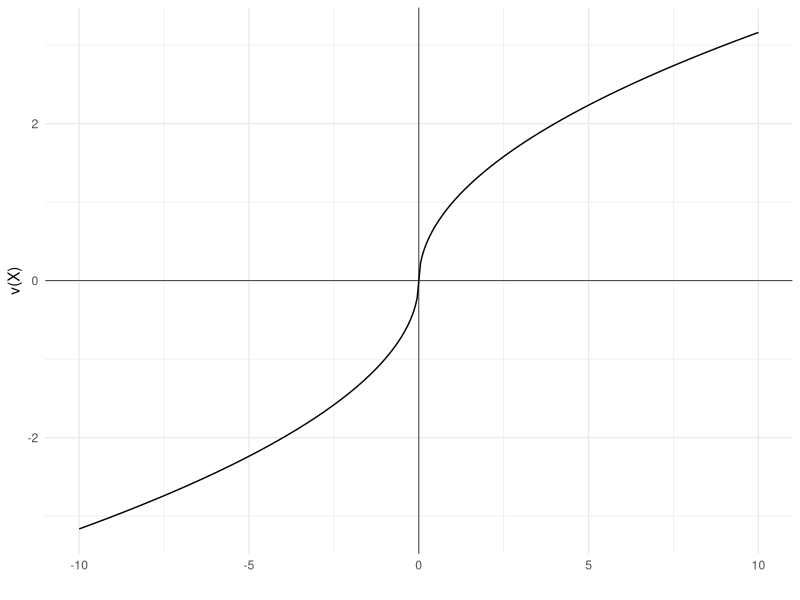
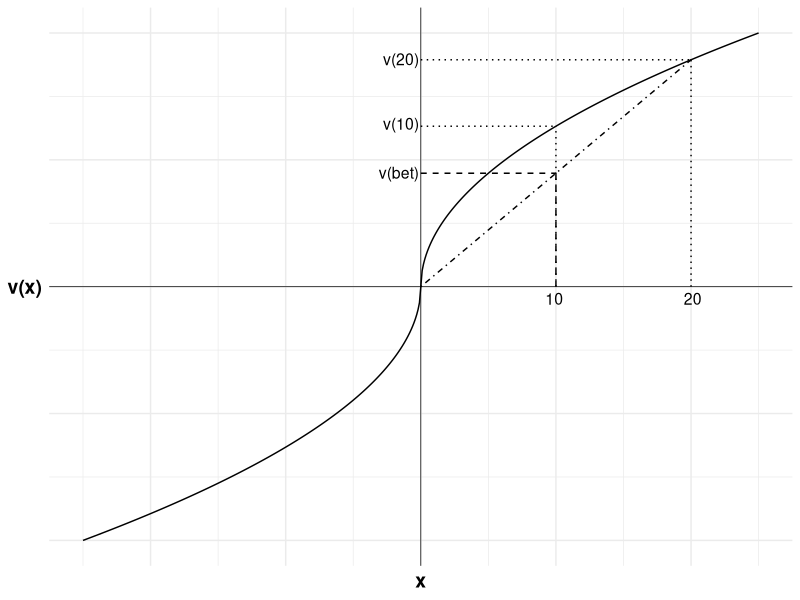
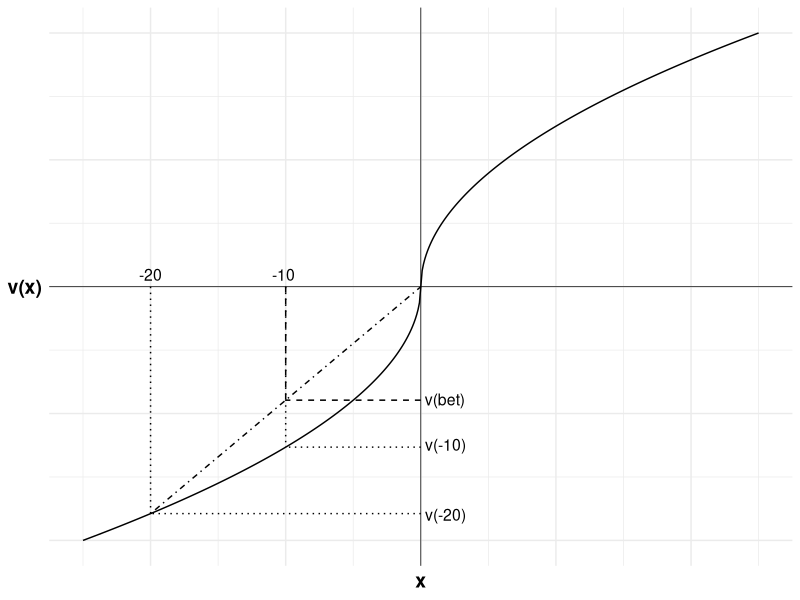

Generate these figures, in order, with R:
## ---- chunk 1
#| label: fig-reflection-effect
#| fig-cap: The reflection effect

library(ggplot2)

loss_fun <- function(x){
  -(-x)^0.5
}
gain_fun <- function(x){
  x^0.5
}

loss <- data.frame(
  x=seq(-10,0,0.05),
  y=NA
  )
loss$y <- loss_fun(loss$x)

gain <- data.frame(
  x=seq(0,10,0.05),
  y=NA
  )
gain$y <- gain_fun(gain$x)

ggplot(mapping = aes(x, y)) +
  geom_line(data = loss) +
  geom_line(data = gain) + 
  geom_vline(xintercept = 0, linewidth=0.25)+ 
  geom_hline(yintercept = 0, linewidth=0.25)+
  labs(x = "", y = "v(X)")+

  # Set the theme
  theme_minimal()
## ---- chunk 2
#| label: fig-reflection-effect-gain
#| fig-cap: The reflection effect in the gain domain

library(ggplot2)

u <- function(x){
  ifelse (x >= 0, x^0.5, -(-x)^0.5)
}

df <- data.frame(
  x = seq(-25, 25, 0.1),
  y = u(seq(-25, 25, 0.1))
)

#Variables for plot (may not match labels as not done to scale)
#Payoffs from gamble
x1<-0 #loss
x2<-20 #win
ev<-10 #expected value of gamble
xc<-10 #certain outcome
px2<-(ev-x1)/(x2-x1)

ggplot(mapping = aes(x, y)) +

  #Plot the utility curve
  geom_line(data = df) +
  geom_vline(xintercept = 0, linewidth=0.25)+ 
  geom_hline(yintercept = 0, linewidth=0.25)+
  labs(x = "x", y = "v(x)")+

  # Set the theme
  theme_minimal()+

  #remove numbers on each axis
  theme(axis.text.x = element_blank(),
            axis.text.y = element_blank(),
            axis.title=element_text(size=14,face="bold"),
            axis.title.y = element_text(angle=0, vjust=0.5))+

  #limit to y greater than zero and x greater than -8 (need -8 so space for y-axis labels)
  coord_cartesian(xlim = c(-25, 25), ylim = c(-5, 5))+

  #Add labels 10, v(10) and line to curve indicating each
  annotate("text", x = xc, y = 0, label = "10", size = 4, hjust = 0.6, vjust = 1.5)+
  annotate("segment", x = xc, y = 0, xend = xc, yend = u(xc), linewidth = 0.5, colour = "black", linetype="dotted")+
  annotate("segment", x = 0, y = u(xc), xend = xc, yend = u(xc), linewidth = 0.5, colour = "black", linetype="dotted")+
  annotate("text", x = 0, y = u(xc), label = "v(10)", size = 4, hjust = 1.05, vjust = 0.3)+

  #Add expected utility line
  annotate("segment", x = x1, xend = x2, y = u(x1), yend = u(x2), linewidth = 0.5, colour = "black", linetype="dotdash")+

  #Add labels 20, v(20) and line to curve indicating each
  annotate("text", x = x2, y = 0, label = "20", size = 4, hjust = 0.4, vjust = 1.5)+
  annotate("segment", x = x2, y = 0, xend = x2, yend = u(x2), linewidth = 0.5, colour = "black", linetype="dotted")+
  annotate("segment", x = 0, y = u(x2), xend = x2, yend = u(x2), linewidth = 0.5, colour = "black", linetype="dotted")+
  annotate("text", x = 0, y = u(x2), label = "v(20)", size = 4, hjust = 1.05, vjust = 0.45)+

  #Add labels v(bet) and curve indicating position
  annotate("segment", x = ev, y = 0, xend = ev, yend = u(x1)+(u(x2)-u(x1))*px2, linewidth = 0.5, colour = "black", linetype="dashed")+
  annotate("segment", x = 0, y = u(x1)+(u(x2)-u(x1))*px2, xend = ev, yend = u(x1)+(u(x2)-u(x1))*px2, linewidth = 0.5, colour = "black", linetype="dashed")+
  annotate("text", x = 0, y = u(x1)+(u(x2)-u(x1))*px2, label = "v(bet)", size = 4, hjust = 1.05, vjust = 0.45)

## ---- chunk 3
#| label: fig-reflection-effect-loss
#| fig-cap: The reflection effect in the loss domain

library(ggplot2)

u <- function(x){
  ifelse (x >= 0, x^0.5, -(-x)^0.5)
}

df <- data.frame(
  x = seq(-25, 25, 0.1),
  y = u(seq(-25, 25, 0.1))
)

#Variables for plot (may not match labels as not done to scale)
#Payoffs from gamble
x1<--20 #loss
x2<-0 #win
ev<--10 #expected value of gamble
xc<--10 #certain outcome
px2<-(ev-x1)/(x2-x1)

ggplot(mapping = aes(x, y)) +

  #Plot the utility curve
  geom_line(data = df) +
  geom_vline(xintercept = 0, linewidth=0.25)+ 
  geom_hline(yintercept = 0, linewidth=0.25)+
  labs(x = "x", y = "v(x)")+

  # Set the theme
  theme_minimal()+

  #remove numbers on each axis
  theme(axis.text.x = element_blank(),
            axis.text.y = element_blank(),
            axis.title=element_text(size=14,face="bold"),
            axis.title.y = element_text(angle=0, vjust=0.5))+

  #limit to y greater than zero and x greater than -8 (need -8 so space for y-axis labels)
  coord_cartesian(xlim = c(-25, 25), ylim = c(-5, 5))+

  #Add labels -10, v(-10) and line to curve indicating each
  annotate("text", x = xc, y = 0, label = "-10", size = 4, hjust = 0.6, vjust = -0.5)+
  annotate("segment", x = xc, y = 0, xend = xc, yend = u(xc), linewidth = 0.5, colour = "black", linetype="dotted")+
  annotate("segment", x = 0, y = u(xc), xend = xc, yend = u(xc), linewidth = 0.5, colour = "black", linetype="dotted")+
  annotate("text", x = 0, y = u(xc), label = "v(-10)", size = 4, hjust = -0.1, vjust = 0.3)+

  #Add labels -20, v(-20) and line to curve indicating each
  annotate("text", x = x1, y = 0, label = "-20", size = 4, hjust = 0.5, vjust = -0.5)+
  annotate("segment", x = x1, y = 0, xend = x1, yend = u(x1), linewidth = 0.5, colour = "black", linetype="dotted")+
  annotate("segment", x = 0, y = u(x1), xend = x1, yend = u(x1), linewidth = 0.5, colour = "black", linetype="dotted")+
  annotate("text", x = 0, y = u(x1), label = "v(-20)", size = 4, hjust = -0.1, vjust = 0.6)+

  #Add expected utility line
  annotate("segment", x = x1, xend = x2, y = u(x1), yend = u(x2), linewidth = 0.5, colour = "black", linetype="dotdash")+

  #Add labels v(bet) and curve indicating position
  annotate("segment", x = ev, y = 0, xend = ev, yend = u(x1)+(u(x2)-u(x1))*px2, linewidth = 0.5, colour = "black", linetype="dashed")+
  annotate("segment", x = 0, y = u(x1)+(u(x2)-u(x1))*px2, xend = ev, yend = u(x1)+(u(x2)-u(x1))*px2, linewidth = 0.5, colour = "black", linetype="dashed")+
  annotate("text", x = 0, y = u(x1)+(u(x2)-u(x1))*px2, label = "v(bet)", size = 4, hjust = -0.1, vjust = 0.45)
